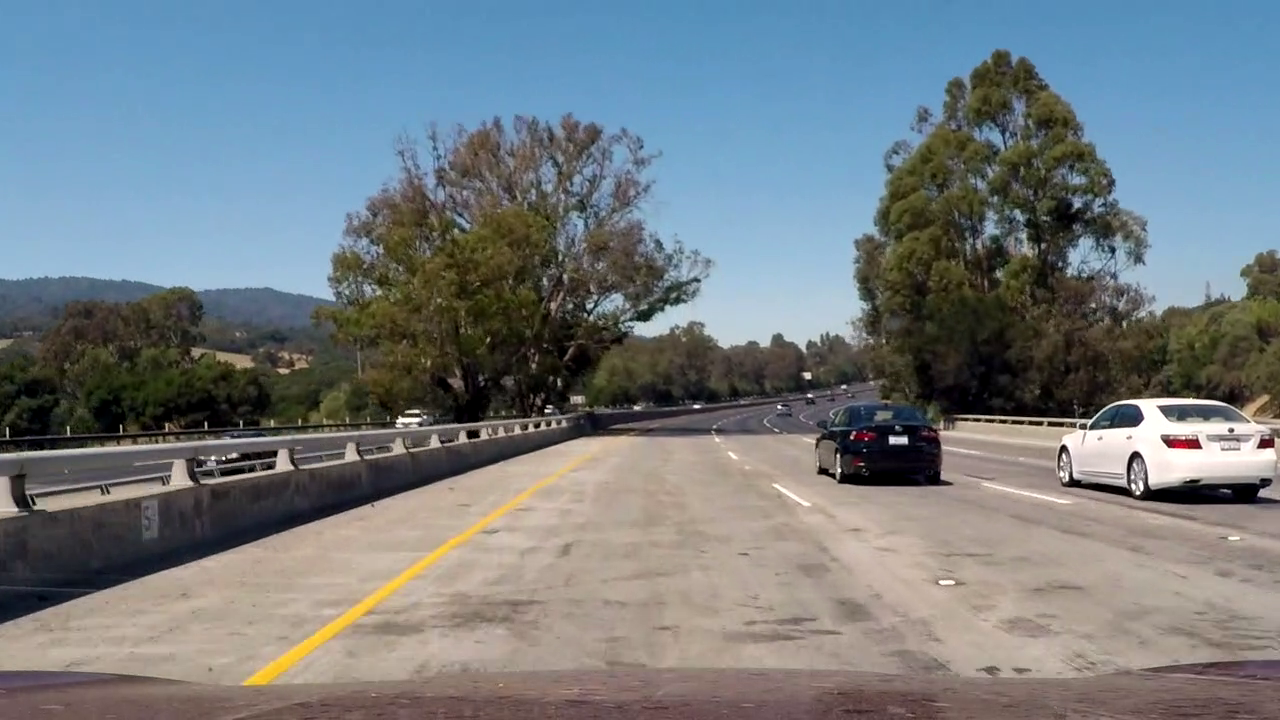
#> input picture test_images/x-test4.png, 1280 x 720 px
$ jupyter execute --allow-errors Advanced_Lane_Lines.ipynb   (shell and % lines are left out)   (older library calls are emulated)
#> lines starting #> are read from the running program, lines starting #| are printed output that depends on the picture
### cv.py
import glob

import cv2
import numpy as np
import matplotlib.pyplot as plt


def undistort(img, objpoints, imgpoints):
    gray = cv2.cvtColor(img, cv2.COLOR_BGR2GRAY)
    ret, mtx, dist, rvecs, tvecs = cv2.calibrateCamera(objpoints, imgpoints, gray.shape[::-1], None, None)
    img_undistort = cv2.undistort(img, mtx, dist, None, mtx)
    return img_undistort


def load_calibration_parameters(height, width, verbose=0):
    # prepare object points, like (0,0,0), (1,0,0), (2,0,0) ....,(6,5,0)
    objp = np.zeros((height * width, 3), np.float32)
    objp[:, :2] = np.mgrid[0:width, 0:height].T.reshape(-1, 2)

    # arrays to store object points and image points from all the images.
    objpoints = []  # 3d points in real world space
    imgpoints = []  # 2d points in image plane.

    # make a list of calibration images
    images = glob.glob('camera_cal/calibration*.jpg')

    # step through the list and search for chessboard corners
    for fname in images:
        img = cv2.imread(fname)
        gray = cv2.cvtColor(img, cv2.COLOR_BGR2GRAY)

        # find the chessboard corners
        ret, corners = cv2.findChessboardCorners(gray, (width, height), None)

        # if found, add object points, image points
        if ret == True:
            objpoints.append(objp)
            imgpoints.append(corners)
            if verbose == 1:
                # draw and display the corners
                img = cv2.drawChessboardCorners(img, (width, height), corners, ret)
                cv2.imshow('img', img)
                cv2.waitKey(500)

    return objpoints, imgpoints


# [20 lines left out: function mag_thresh, not called in this run]


def overlay(img1, img2, x_offset=50, y_offset=50):
    img1[y_offset:y_offset+img2.shape[0], x_offset:x_offset+img2.shape[1]] = img2
    return img1


def put_text(img, text, font=cv2.FONT_HERSHEY_SIMPLEX, x_offset=0, y_offset=0, scale=1, color=(255, 255, 255), line_type=2):
    result = np.copy(img)
    return cv2.putText(result, text, (x_offset, y_offset), font, scale, color, line_type)


# [105 lines left out: functions white_threshold, channel_threshold, combine_threshold, mag_thresh, compose_threshold, region_of_interest and 1 more, not called in this run]


def draw_point(img, p, color=None):
    color = [255, 0, 0] if color is None else color
    cv2.circle(img, (p[0], p[1]), 30, color, -1)


# [27 lines left out: functions warper, histogram, plot_comparison, not called in this run]


def plot_histogram(y):
    plt.plot(y)
    plt.show()


# [14 lines left out: function plot_image_rgb_channels, not called in this run]

### Advanced_Lane_Lines.ipynb
[cell 1]
import matplotlib.pyplot as plt
# Visualizations will be shown in the notebook.
import cv2
import numpy as np
from cv import *

## Calibration and image distortion

[cell 2]
#img = cv2.imread('test_images/straight_lines2.jpg')
img = cv2.imread('test_images/x-test4.png')
#> img is the input picture: shape (720, 1280, 3); mean B, G, R 128.9, 124.2, 115.8
img = cv2.cvtColor(img, cv2.COLOR_BGR2RGB)
objpoints, imgpoints = load_calibration_parameters(6, 9)
#> (the rest of this cell did not finish here and is left out)

#> in undistort, `gray = cv2.cvtColor(img, cv2.COLOR_BGR2GRAY)`:
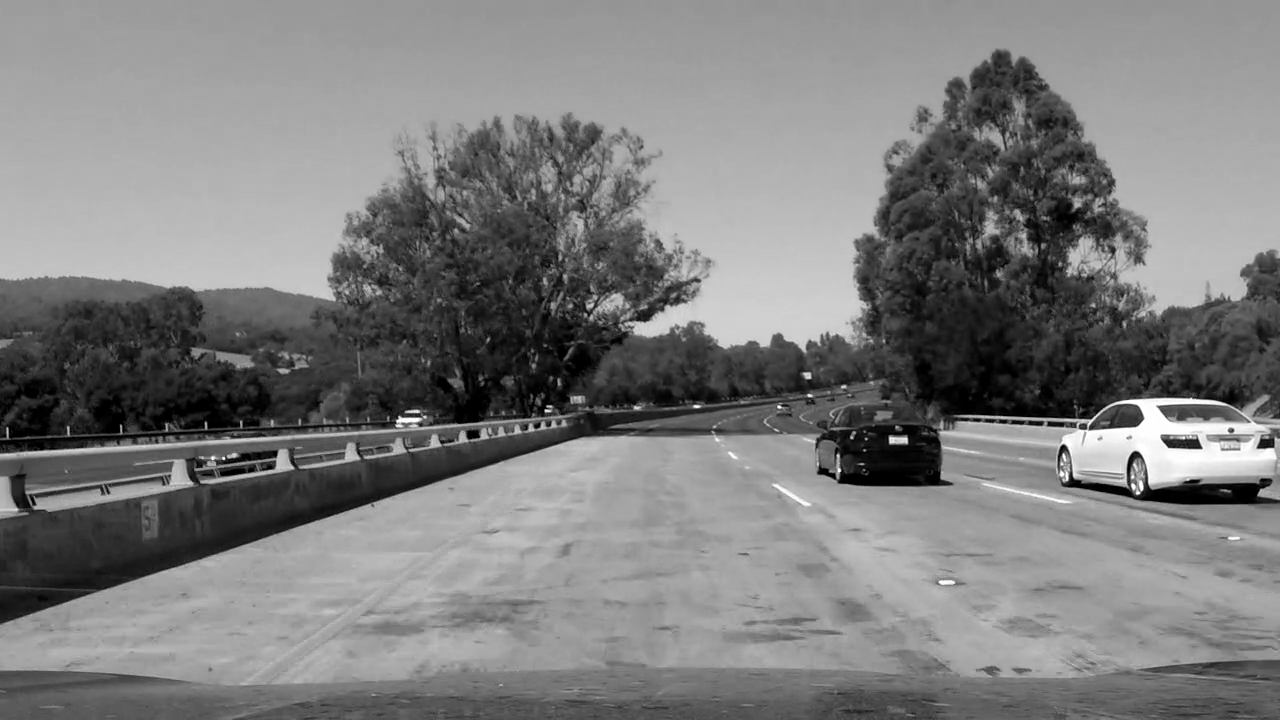
#> gray: shape (720, 1280); min 0, max 255, mean 124.6

height, weight = img.shape[0], img.shape[1]
src = [(570, 470), (722, 470), (1110, 720), (220, 720)]
dst = [(320, 0), (920, 0), (920, 720), (320, 720)]


$ run again, with test_images/x-test1.png copied over test_images/x-test4.png
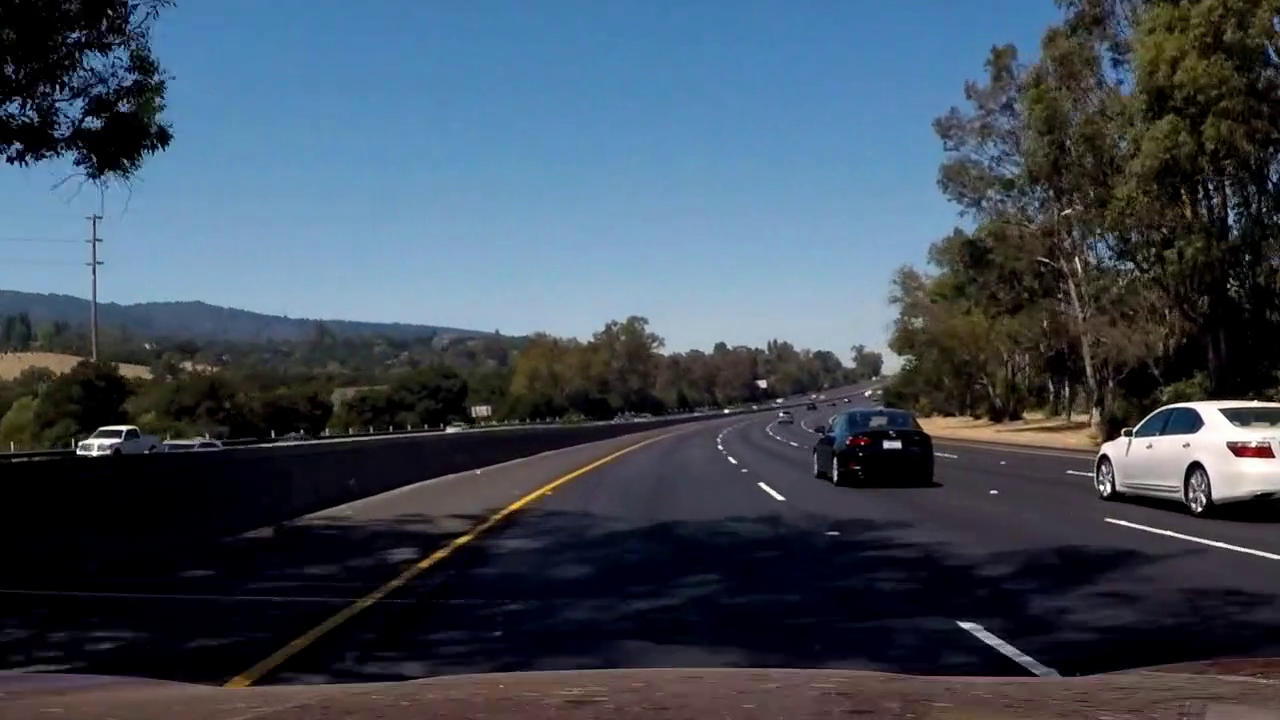
#> input picture test_images/x-test1.png, 1280 x 720 px
#> img is the input picture: shape (720, 1280, 3); mean B, G, R 89.1, 75.4, 63.5
#> in undistort, `gray = cv2.cvtColor(img, cv2.COLOR_BGR2GRAY)`:
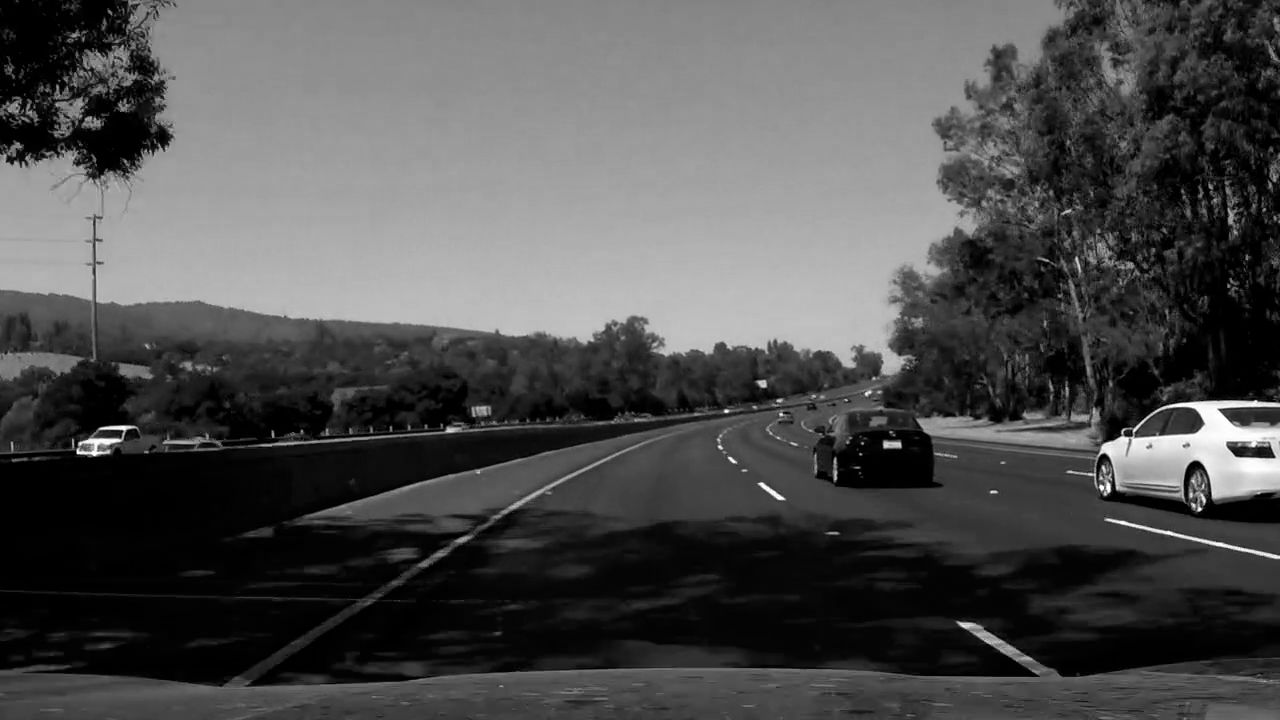
#> gray: shape (720, 1280); min 0, max 255, mean 78.2

$ run again, with test_images/x-test2.png copied over test_images/x-test4.png
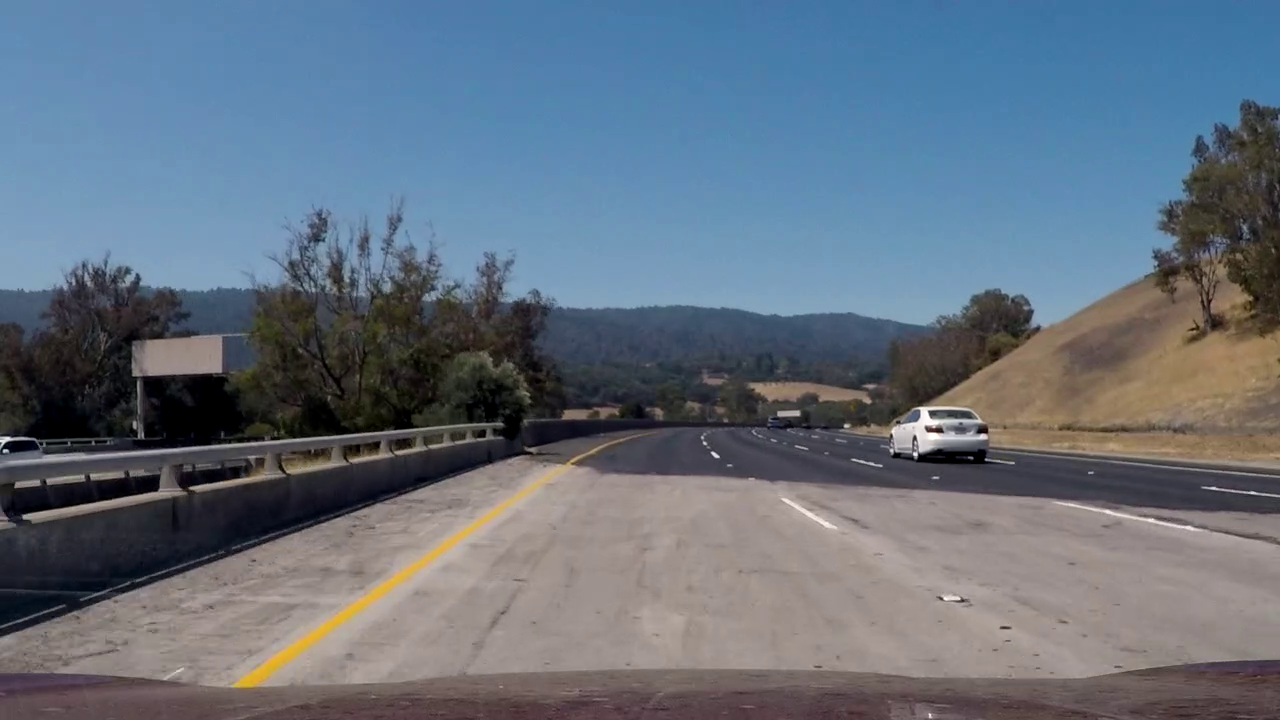
#> input picture test_images/x-test2.png, 1280 x 720 px
#> img is the input picture: shape (720, 1280, 3); mean B, G, R 126.1, 112.6, 100.6
#> in undistort, `gray = cv2.cvtColor(img, cv2.COLOR_BGR2GRAY)`:
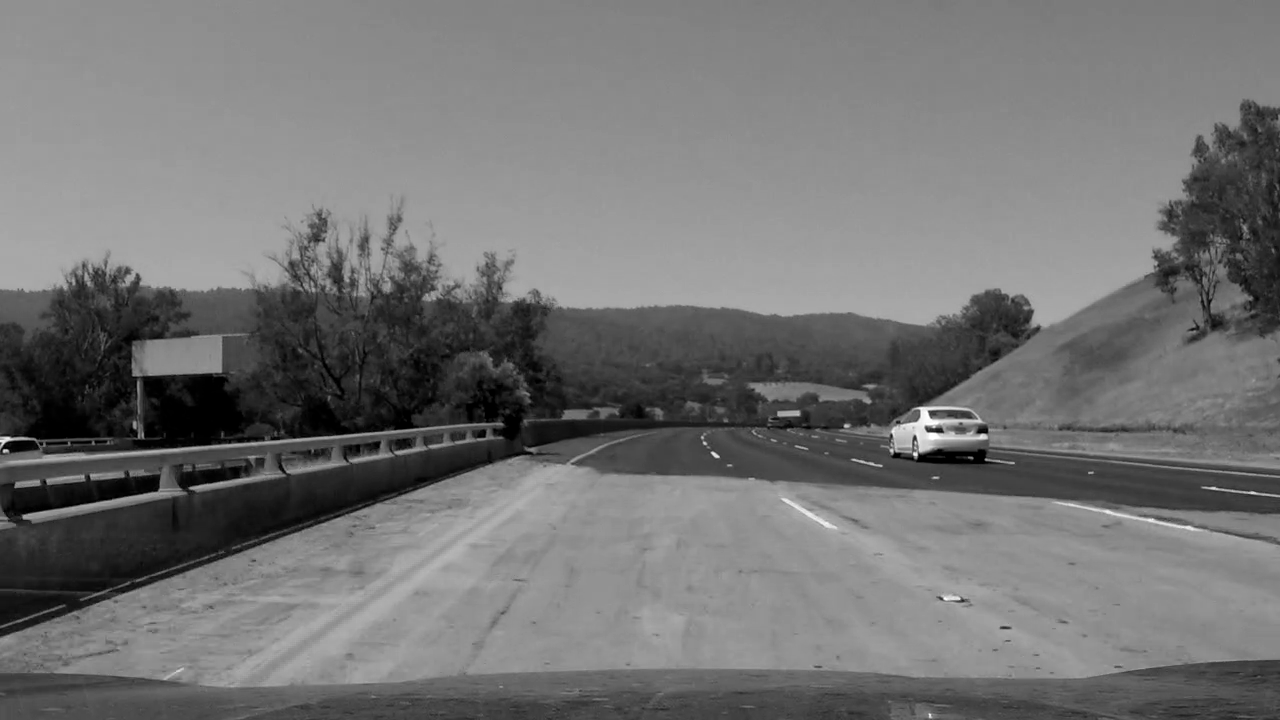
#> gray: shape (720, 1280); min 0, max 255, mean 115.3

$ run again, with test_images/x-test3.png copied over test_images/x-test4.png
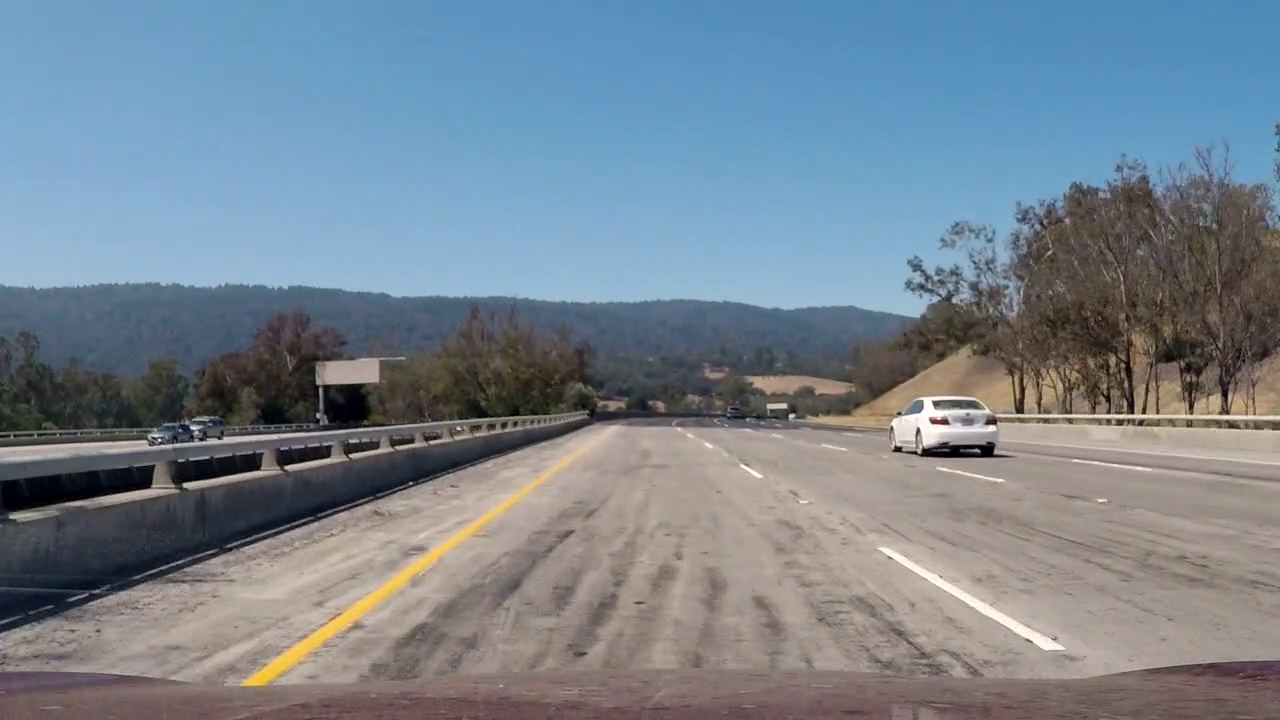
#> input picture test_images/x-test3.png, 1280 x 720 px
#> img is the input picture: shape (720, 1280, 3); mean B, G, R 143, 131.8, 118.7
#> in undistort, `gray = cv2.cvtColor(img, cv2.COLOR_BGR2GRAY)`:
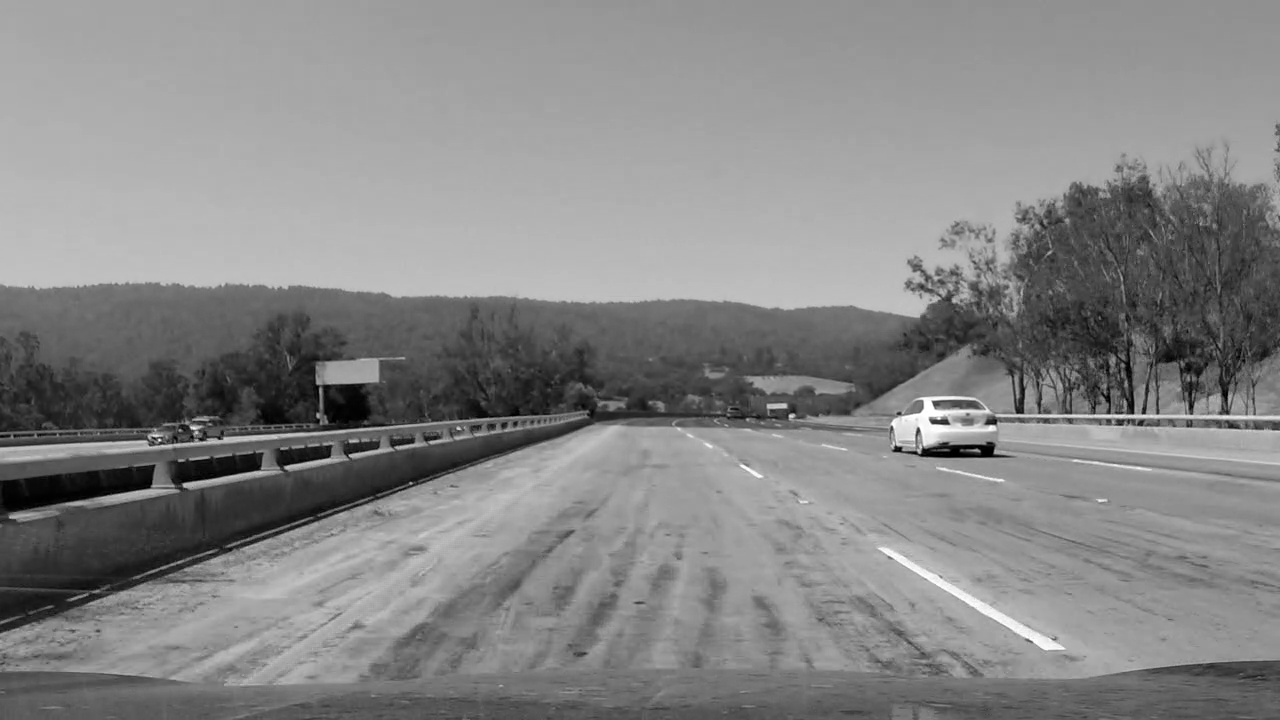
#> gray: shape (720, 1280); min 0, max 255, mean 133.6
